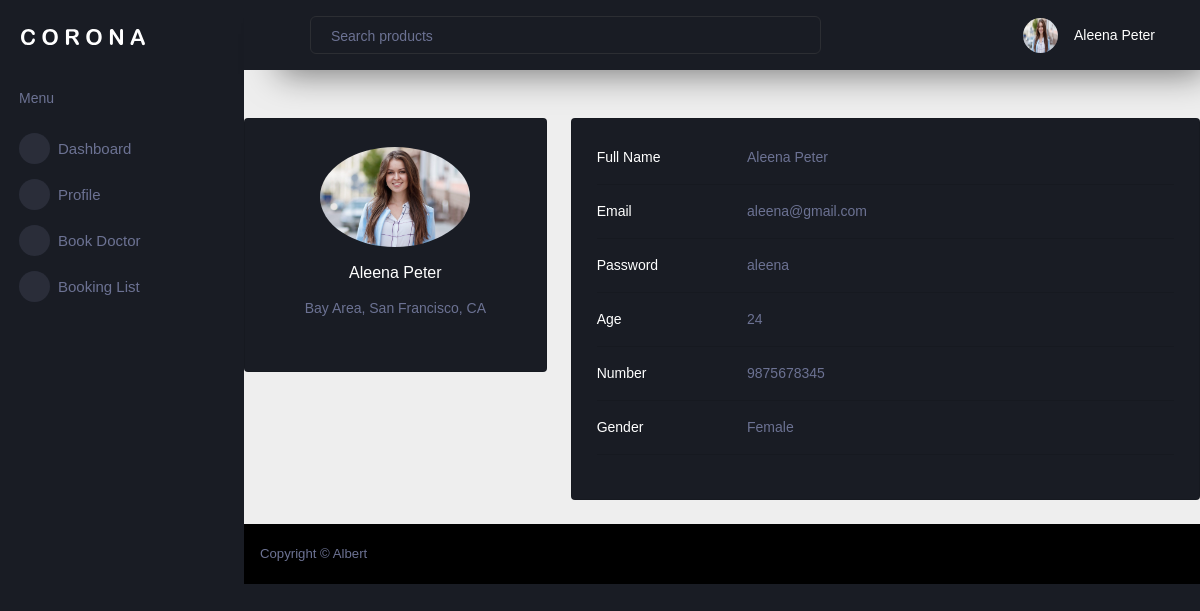
The app's page /website/patientprofile/ (signed in) with its own data.
### website/models.py (models this page shows, shortened)
class patient(models.Model):
    name = models.CharField(max_length=246)
    img= models.ImageField(default='1.jpg',blank=True)
    email=models.EmailField(max_length=246)
    password=models.CharField(max_length=246)
    number= models.CharField(max_length=246)
    age= models.CharField(max_length=246)
    gender=models.CharField(max_length=246)
    reg_date=models.DateTimeField(default=timezone.now)

### website/views.py (the view)
# urls.py: path('patientprofile/',views.patientprofile, name="patientprofile"),
def patientprofile (request):
    pload=patient.objects.filter(id=request.session["patient_id"])
    return render(request,"profile/patientprofile.html",{"patientdetials":pload})

### media/templates/profile/patientprofile.html (shortened to what this page needs)
{% extends 'master/patienthome.html' %}
{% load static %}
{% block dynamic_page %}
<section style="background-color: #eee;">
      <br><br>
      {% for patient in patientdetials %}
      <div class="row">
        <div class="col-lg-4">
          <div class="card mb-4">
            <div class="card-body text-center">
              <img src="{{patient.img.url}}" alt="avatar"
                class="rounded-circle img-fluid" style="width: 150px;">
                    <h5 class="my-3">{{patient.name}}</h5>
                <p class="text-muted mb-4">Bay Area, San Francisco, CA</p>
            </div>
          </div>
        </div>
        <div class="col-lg-8">
          <div class="card mb-4">
            <div class="card-body">
              <div class="row">
                <div class="col-sm-3">
                  <p class="mb-0">Full Name</p>
                </div>
                <div class="col-sm-9">
                  <p class="text-muted mb-0">{{patient.name}}</p>
                </div>
              </div>
              <hr>
              <div class="row">
                <div class="col-sm-3">
                  <p class="mb-0">Email</p>
                </div>
                <div class="col-sm-9">
                  <p class="text-muted mb-0">{{patient.email}}</p>
                </div>
              </div>
              <hr>
              <div class="row">
                <div class="col-sm-3">
                  <p class="mb-0">Password</p>
                </div>
                <div class="col-sm-9">
                  <p class="text-muted mb-0">{{patient.password}}</p>
                </div>
              </div>
              <hr>
              <div class="row">
                <div class="col-sm-3">
                  <p class="mb-0">Age</p>
                </div>
                <div class="col-sm-9">
                  <p class="text-muted mb-0">{{patient.age}}</p>
                </div>
              </div>
              <hr>
              <div class="row">
                <div class="col-sm-3">
                  <p class="mb-0">Number</p>
                </div>
                <div class="col-sm-9">
                  <p class="text-muted mb-0">{{patient.number}}</p>
                </div>
              </div>
              <hr>
              <div class="row">
                <div class="col-sm-3">
                  <p class="mb-0">Gender</p>
                </div>
                <div class="col-sm-9">
                  <p class="text-muted mb-0">{{patient.gender}}</p>
                </div>
              </div>
              <hr>
              {% endfor %}
        </div>
      </div>
    </div>
  </section>
{% endblock %}

### media/templates/master/patienthome.html (shortened to what this page needs)
{% load static %}
<!DOCTYPE html>
<html lang="en">
  <head>
    <link rel="stylesheet" href="{% static 'assets/vendors/mdi/css/materialdesignicons.min.css' %}">
    <link rel="stylesheet" href="{% static 'assets/vendors/css/vendor.bundle.base.css' %}">
    <link rel="stylesheet" href="{% static 'assets/vendors/jvectormap/jquery-jvectormap.css' %}">
    <link rel="stylesheet" href="{% static 'assets/vendors/flag-icon-css/css/flag-icon.min.css' %}">
    <link rel="stylesheet" href="{% static 'assets/vendors/owl-carousel-2/owl.carousel.min.css' %}">
    <link rel="stylesheet" href="{% static 'assets/vendors/owl-carousel-2/owl.theme.default.min.css' %}">
    <link rel="stylesheet" href="{% static 'assets/css/style.css' %}">
  </head>
  <body>
    <div class="container-scroller">
      <nav class="sidebar sidebar-offcanvas" id="sidebar">
        <div class="sidebar-brand-wrapper d-none d-lg-flex align-items-center justify-content-center fixed-top">
          <a class="sidebar-brand brand-logo" href="index.html"><img src="{% static 'assets/images/logo.svg' %}" alt="logo" /></a>
        </div>
        <ul class="nav">
          <li class="nav-item nav-category">
            <span class="nav-link">Menu</span>
          </li>
          <li class="nav-item menu-items">
            <a class="nav-link" href="../../../website/patientdashboard">
              <span class="menu-icon">
                <i class="mdi mdi-speedometer"></i>
              </span>
              <span class="menu-title">Dashboard</span>
            </a>
          </li>
          <li class="nav-item menu-items">
            <a class="nav-link" href="../patientprofile">
              <span class="menu-icon">
                <i class="mdi mdi-table-large"></i>
              </span>
              <span class="menu-title">Profile</span>
            </a>
          </li>
          <li class="nav-item menu-items">
            <a class="nav-link" href="../bookingpage">
              <span class="menu-icon">
                <i class="mdi mdi-playlist-play"></i>
              </span>
              <span class="menu-title">Book Doctor</span>
            </a>
          </li>
          <li class="nav-item menu-items">
            <a class="nav-link" href="../bookinglist">
              <span class="menu-icon">
                <i class="mdi mdi-table-large"></i>
              </span>
              <span class="menu-title">Booking List</span>
            </a>
          </li>
        </ul>
      </nav>
      <div class="container-fluid page-body-wrapper">
        <nav class="navbar p-0 fixed-top d-flex flex-row">
          <div class="navbar-menu-wrapper flex-grow d-flex align-items-stretch">
            <button class="navbar-toggler navbar-toggler align-self-center" type="button" data-toggle="minimize">
              <span class="mdi mdi-menu"></span>
            </button>
            <ul class="navbar-nav w-100">
              <li class="nav-item w-100">
                <form class="nav-link mt-2 mt-md-0 d-none d-lg-flex search">
                  <input type="text" class="form-control" placeholder="Search products">
                </form>
              </li>
            </ul>
            <ul class="navbar-nav navbar-nav-right">
              <li class="nav-item dropdown">
                <a class="nav-link" id="profileDropdown" href="#" data-toggle="dropdown">
                  {% for patient in patientdetials %}
                  <div class="navbar-profile">
                    <img class="img-xs rounded-circle" src="{{patient.img.url}}" alt="">
                    <p class="mb-0 d-none d-sm-block navbar-profile-name">{{patient.name}}</p>
                    <i class="mdi mdi-menu-down d-none d-sm-block"></i>
                  </div>
                  {% endfor %}
                </a>
              </li>
            </ul>
          </div>
        </nav>
        <div class="main-panel">
        {% block dynamic_page %}
        {% endblock %}
        <footer class="footer">
          <div class="d-sm-flex justify-content-center justify-content-sm-between">
            <span class="text-muted d-block text-center text-sm-left d-sm-inline-block">Copyright © Albert</span>
            </div>
        </footer>
      </div>
    </div>
  </div>
</body>
</html>

### records on screen
patient: img (picture), name "Aleena Peter", email "aleena@gmail.com", password "aleena", age "24", number "9875678345", gender "Female"
